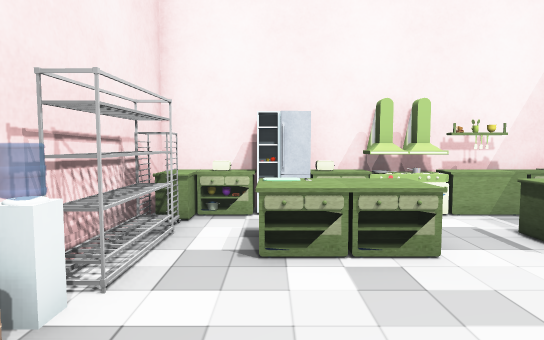
View 1 (above)

12 first-person views from a walk through a Unity game level. The camera is 1.4 m above the floor, tilts 4° down and sees 75° across. The floor is counted in squares, 1 m on a side. Each view is taken from the middle of a square. On the plan, view 1 faces up. The plan holds only what a view shows up to about 15 squares ahead; the rest is blank. The place goes on beyond the plan. The player character is not drawn. Some animated figures are left out. Some surface patterns are stand-ins.

View 2
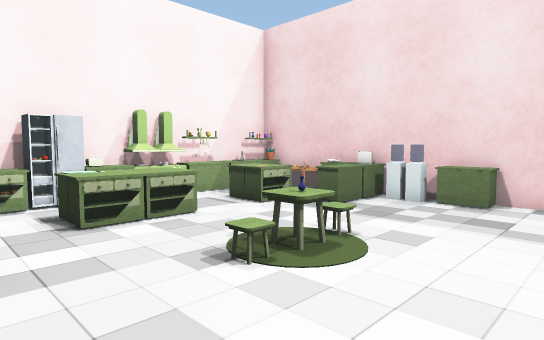

View 3
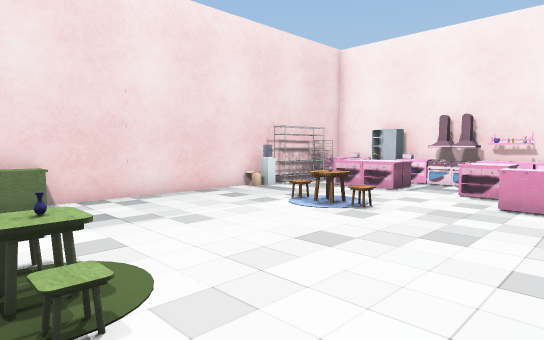

View 4
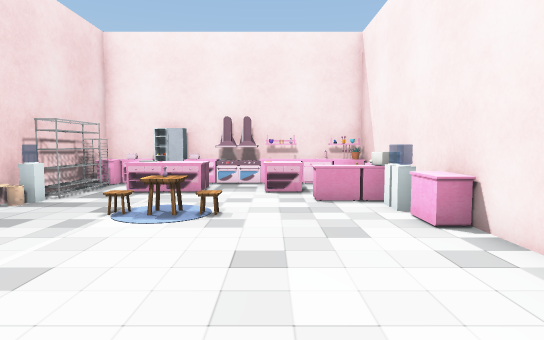

View 5
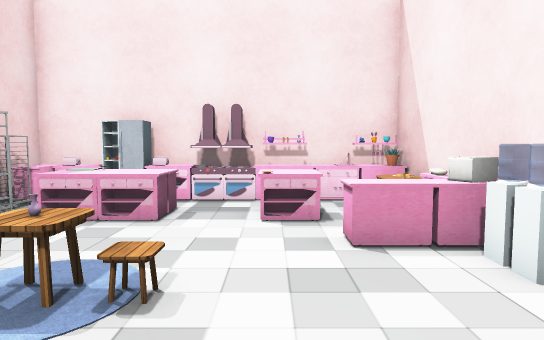

View 6
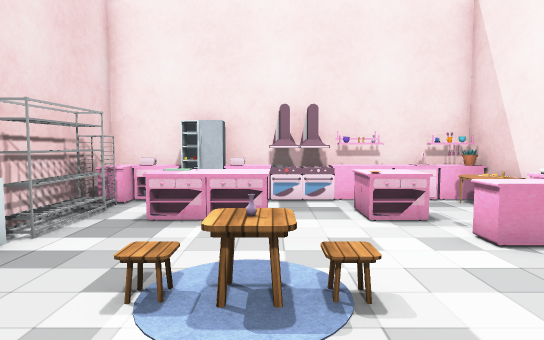

View 7
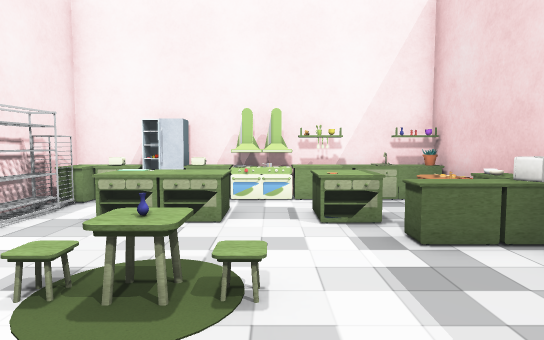

View 8
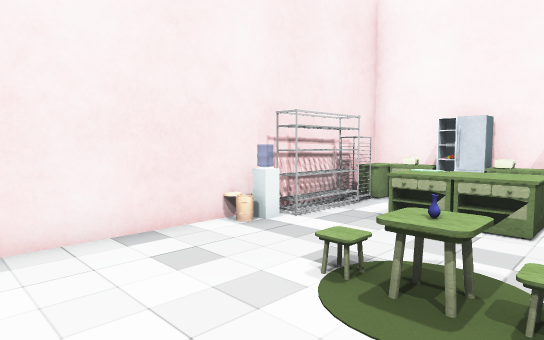

View 9
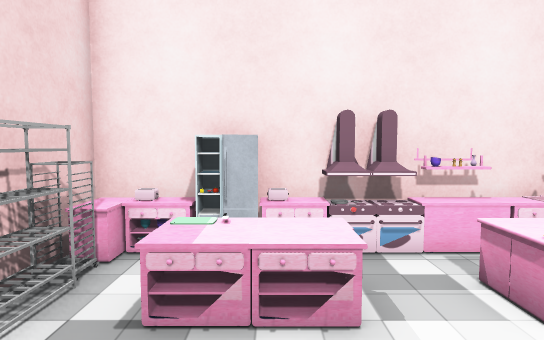

View 10
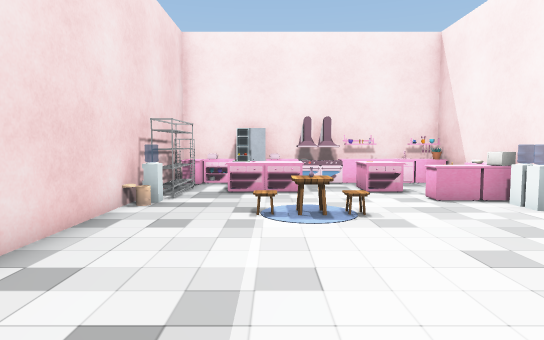

View 11
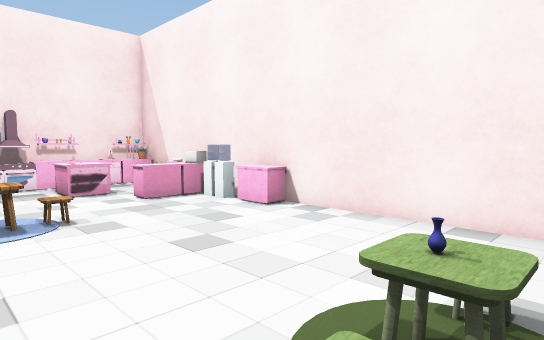

View 12
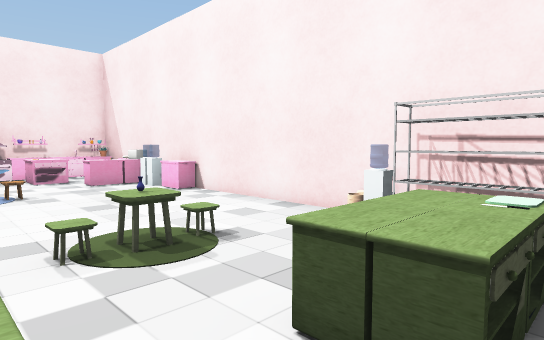

### Floor plan
Points are (right, up) in squares from view 1. A wall is a line through its corners. A room is listed if a view was taken in it or the views show most of it. See-through windows are left out.
Room 1 (views 1, 2, 3, 4, 5, 6, 7, 8, 9, 10, 11, 12)
walls: (-1.6, 3.6) (-2.2, 3.6); (-1.6, 4) (-2.2, 4); (6.7, -7.4) (7.2, -7.4); (-1.6, 4.2) (-2.2, 4.2); (-1.6, 4.4) (-2.2, 4.4); (-1.6, 4.6) (-2.2, 4.6); (6.5, -8.5) (7.1, -8.5); (6.5, -8.7) (7.1, -8.7); (7.1, -8.4) (7.1, -7.4); (-2.1, 5.1) (-2.1, 3.5); (-1.6, 5.5) (-1.6, 3.3); (6.6, -9.5) (6.6, -7.8); (7.1, -9.3) (7.1, -8.9); (-2.5, -11.9) (7.4, -11.9) (7.4, 7.9) (-2.5, 7.9) (-2.5, -11.9)
low walls: (-1.6, 3.8) (-2.2, 3.8); (6.6, -7.6) (7.2, -7.6); (6.6, -7.8) (7.2, -7.8); (6.6, -8) (7.1, -8); (-1.6, 4.8) (-2.2, 4.8); (6.6, -8.2) (7.1, -8.2); (6.5, -8.3) (7.1, -8.4)
objects: shelf (-2, -11); table (-2, -10); other object (-2, -9) to (-2, -8); microwave (-2, -7); water cooler (-2, -6); cabinet (-2, -5) to (-2, -4); water cooler (-2, 3); other object (-2, 6); cabinet (-2, 7); cabinet (-1, -11); cabinet (-1, -7) to (0, -7); toaster (-1, 7); shelf (0, -11) to (1, -11); cabinet (0, -10) to (1, -10); cabinet (0, -9) to (1, -9); cabinet (0, 4) to (0, 5); fridge (0, 7) to (1, 7); cabinet (1, 4) to (2, 4); cabinet (1, 5); stove (2, -11); vase (2, 1); table (2, 2); cabinet (2, 5); stove (2, 7); cabinet (3, -11); cabinet (3, -10); cabinet (3, -9); table (3, -6); vase (3, -5); stove (3, 7); fridge (4, -11); cabinet (4, -10) to (5, -10); cabinet (4, -9) to (5, -9); cabinet (4, 4) to (5, 4); cabinet (4, 5) to (5, 5); shelf (4, 7); cabinet (5, -11) to (6, -11); cabinet (5, 3); cabinet (5, 7); cabinet (6, 3); shelf (6, 7) to (7, 7); cabinet (7, -11) to (7, -10); water cooler (7, -7); cabinet (7, 0) to (7, 1); water cooler (7, 2); microwave (7, 3); cabinet (7, 4) to (7, 5); other object (7, 6)

Where each view was taken, in squares from view 1:
view 1: 0 up, 0 right, facing up
view 2: 2 down, 2 left, facing up-right
view 3: 2 up, 2 left, facing down-right
view 4: 2 up, 1 right, facing down
view 5: 2 down, 1 right, facing down
view 6: 2 down, 3 right, facing down
view 7: 2 down, 3 right, facing up
view 8: 2 down, 3 right, facing up-left
view 9: 5 down, 4 right, facing down
view 10: 2 up, 4 right, facing down
view 11: 2 up, 4 right, facing down-left
view 12: 6 up, 4 right, facing down-left
